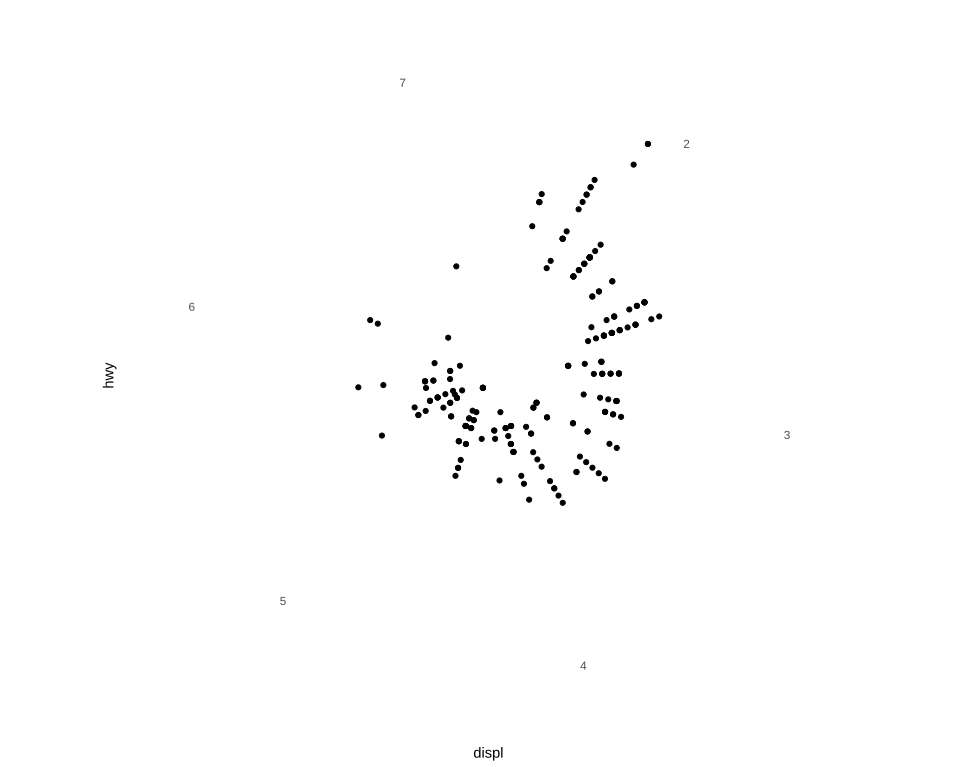

R code for this plot:
# The plot test/golden/theme_radial_removed.svg draws, drawn by ggplot2 itself, as ggplot2's own
# visual tests draw their snapshots: the independent check on that golden whenever it changes. The
# suite never runs this; it needs R, ggplot2 and vdiffr, saved as the Docker image
# giggly-r:ggplot2-4.0.3. From the repository's root:
#
#   docker run --rm -v "$PWD/test/golden":/golden:ro giggly-r:ggplot2-4.0.3 \
#     Rscript /golden/theme_radial_removed.R > theme_radial_removed.ggplot2.svg
#
# and compare the two drawings element by element, as test/golden/point.R describes.
#
# A radial panel with its axes' ticks removed, the angle axis's labels keeping their place beyond
# where the ticks were, as ggplot2's angle axis keeps their length in its labels' offset; the
# radius axis's labels removed too, so with no ticks it takes no room; and the panel's background,
# a disc, and its minor grid lines removed.
#
# First checked with ggplot2 4.0.3 and vdiffr 1.0.9: every element matches, and every clip path
# but svglite's around the whole drawing, as test/golden/theme_radial.R's.

library(ggplot2)

plot <- ggplot(mpg, aes(displ, hwy)) +
  geom_point() +
  coord_radial() +
  theme_gray() +
  theme(
    axis.ticks = element_blank(),
    axis.text.r = element_blank(),
    panel.background = element_blank(),
    panel.grid.minor = element_blank()
  )

file <- tempfile(fileext = ".svg")
vdiffr::write_svg(plot, file)
cat(readLines(file), sep = "\n")
